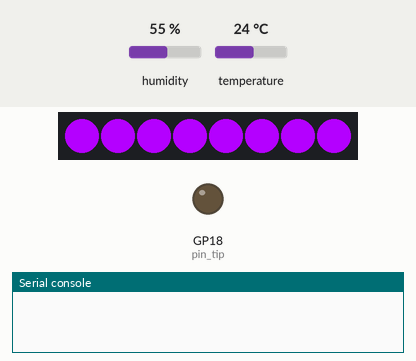
Simulated run of this program. Board: Raspberry Pi Pico running MicroPython. On the bench: 8 RGB LEDs in strip order, left to right, output pins drawn as LEDs (lit = HIGH), the last lines printed to the serial console. The inputs (shaded band) are chosen by the test bench; at power-on: humidity 55 %, temperature 24 °C. Library files of the repository ran but are not shown: neopixel.py.

Above: at 0.1 s.
At 7.1 s:
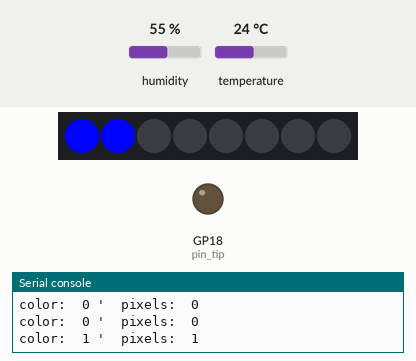
At 10.1 s:
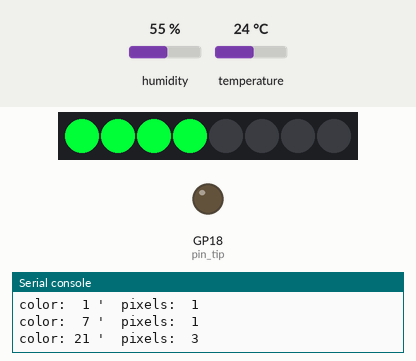
At 11.1 s:
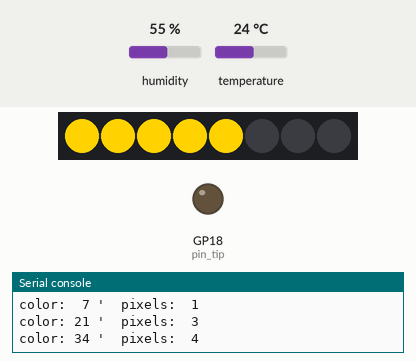
At 12.1 s:
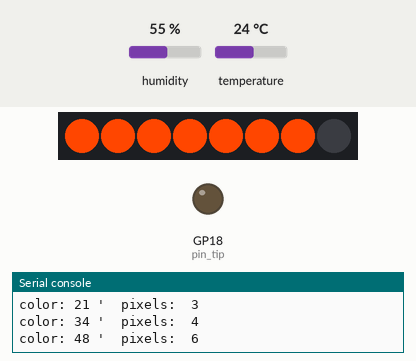
At 13.1 s:
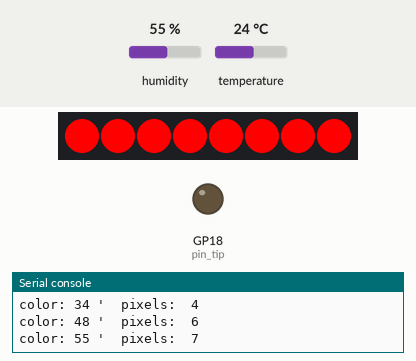
Timing chart, 0 to 14.6 s (numbered marks = the images above):
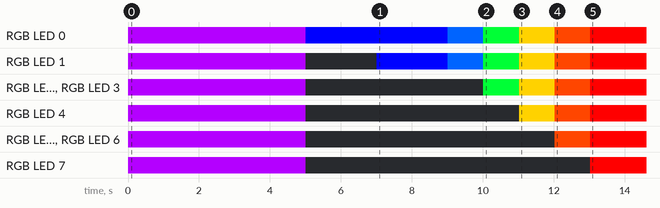

The program:

main.py
```python
from machine import Pin
from neopixel import Neopixel
import utime
from DHT22 import DHT22

THL = 2     # Anschalttemperatur
THH = 10     # Abschalttemperatur

state = 'off'
# Configure the number of WS2812 LEDs, pins and brightness.
NUM_LEDS = 8
brightness = 0.1

PURPLE = (180, 0, 255)

GRADIENT = [(255,0,0),
(255,10,0),
(255,20,0),
(255,30,0),
(255,40,0),
(255,50,0),
(255,60,0),
(255,70,0),
(255,80,0),
(255,90,0),
(255,100,0),
(255,110,0),
(255,120,0),
(255,130,0),
(255,140,0),
(255,150,0),
(255,160,0),
(255,170,0),
(255,180,0),
(255,190,0),
(255,200,0),
(255,210,0),
(255,220,0),
(255,230,0),
(255,240,0),
(255,250,0),
(253,255,0),
(215,255,0),
(176,255,0),
(138,255,0),
(101,255,0),
(62,255,0),
(23,255,0),
(0,255,16),
(0,255,54),
(0,255,92),
(0,255,131),
(0,255,168),
(0,255,208),
(0,255,244),
(0,228,255),
(0,212,255),
(0,196,255),
(0,180,255),
(0,164,255),
(0,148,255),
(0,132,255),
(0,116,255),
(0,100,255),
(0,84,255),
(0,68,255),
(0,50,255),
(0,34,255),
(0,18,255),
(0,2,255),
(0,0,255)]

#reverse gradient
TEMPS = GRADIENT[::-1]

pin_tip = Pin(18, Pin.OUT, Pin.PULL_DOWN)

pixels = Neopixel(8, 1, 27, "GRB")
pixels.fill(PURPLE)
pixels.show()

pin_dht = Pin(2,Pin.IN,Pin.PULL_UP)

delay = 0
while True:
    utime.sleep_ms(1000)
    print('.')
    delay += 1
    if delay > 3:
        break

hyst = THH - THL    # breite des temp bandes eg: 2 bis 15 = 13 grad
led_step = hyst / (NUM_LEDS-2)  # eg. 13 / (8-2) = 2.16...
color_step = hyst / (len(TEMPS) - 2)  # eg. 13 / 6 = 2.16...
print("led step: {:2.2f} '  color step: {:2.2f}".format(led_step,color_step))

testtemps = (-5, 1.9, 2.0, 2.1, 3, 5, 7, 9, 11, 13, 14.8, 15, 15.5, 20)
while True:
    utime.sleep_ms(1000)
    print('.')
    delay += 1
    if delay > 3:
        break

# startup demo and test
for T in testtemps:
    # print("{:3.1f}'C".format(T))
    t = 0 if (T<THL) else (len(TEMPS)-1) if (T>(THH - 0.1)) else int((T - THL)/color_step) + 1
    p = 0 if (T<THL) else (NUM_LEDS-1) if (T>(THH - 0.1)) else int((T - THL) / led_step) + 1
    print("color: {:2d} '  pixels: {:2d}".format(t,p))

    pixels.fill((0,0,0))
    pixels.set_pixel_line(0, p, TEMPS[t])
    pixels.show()
    utime.sleep_ms(1000)

# work loop
while True:
        # DHT22 not responsive if delay to short
        utime.sleep_ms(500)
        dht_sensor=DHT22(pin_dht, None, dht11=False, smID=5)
        T,H = dht_sensor.read()
        if T is None:
            print(" sensor error")
        else:
            print("{:3.1f}'C  {:3.1f}%".format(T,H))
            #DHT22 not responsive if delay to short

            t = 0 if (T<THL) else (len(TEMPS)-1) if (T>(THH - 0.1)) else int((T - THL)/color_step) + 1
            p = 0 if (T<THL) else (NUM_LEDS-1) if (T>(THH - 0.1)) else int((T - THL) / led_step) + 1
            # print("color: {:2d} '  pixels: {:2d}".format(t,p))

            pixels.fill((0,0,0))
            pixels.set_pixel_line(0, p, TEMPS[t])
            pixels.show()

            if (T < THL and state == 'off'):
                pin_tip.on()
                print("Power On!")
                utime.sleep_ms(5000)
                state = 'on'
                pin_tip.off()
            if (T > THH and state == 'on'):
                pin_tip.on()
                print("Power Off!")
                utime.sleep_ms(5000)
                state = 'off'
                pin_tip.off()

        utime.sleep_ms(2000)
```

Measured:
- what the display in image 0 shows lasts 5.0 s, from 0.0 s to 5.0 s
- what the display in image 1 shows lasts 2.0 s, from 7.0 s to 9.0 s
- what the display in image 2 shows lasts 1.0 s, from 10.0 s to 11.0 s
